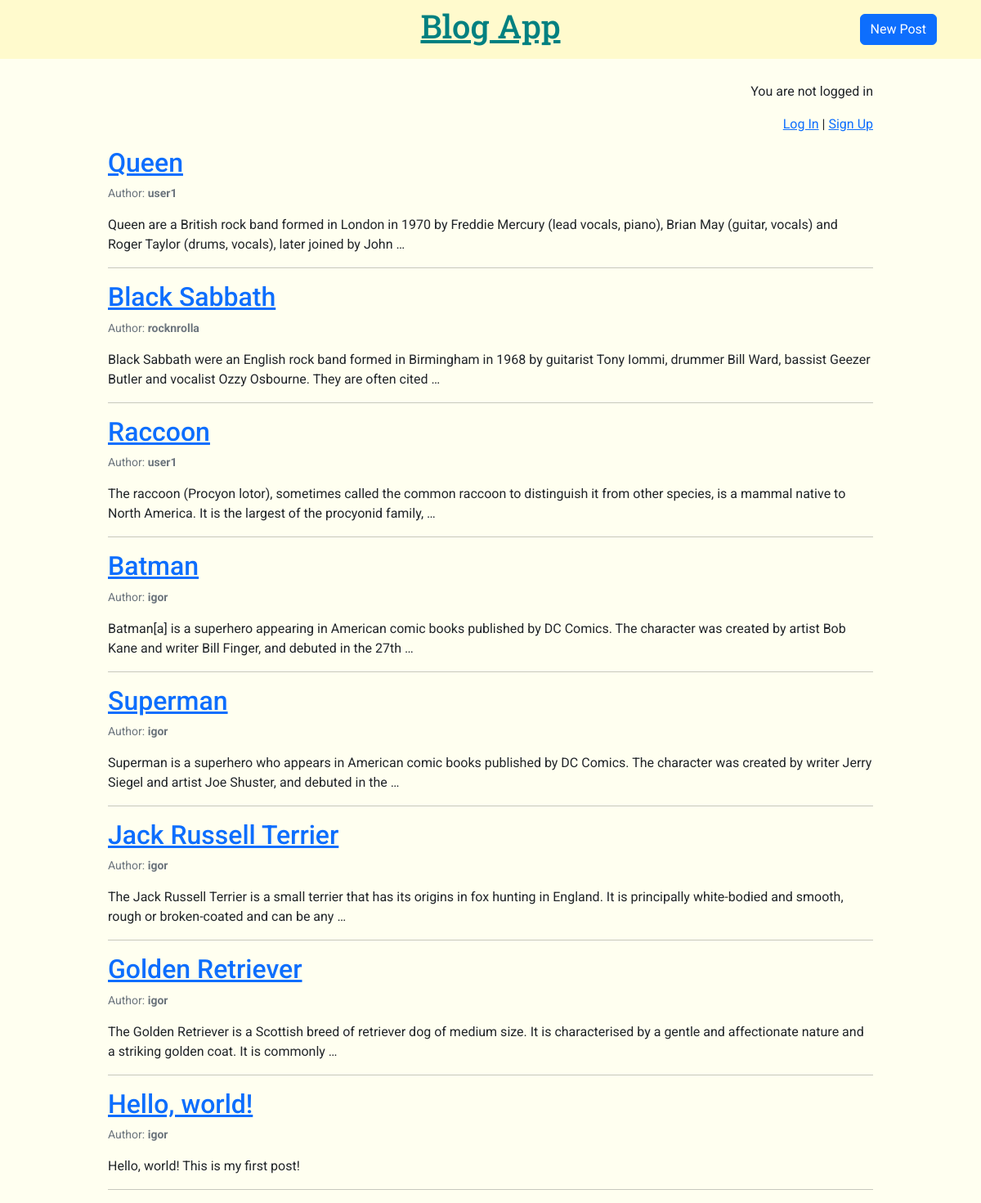
The page /blog_app/ on the database as committed earlier.
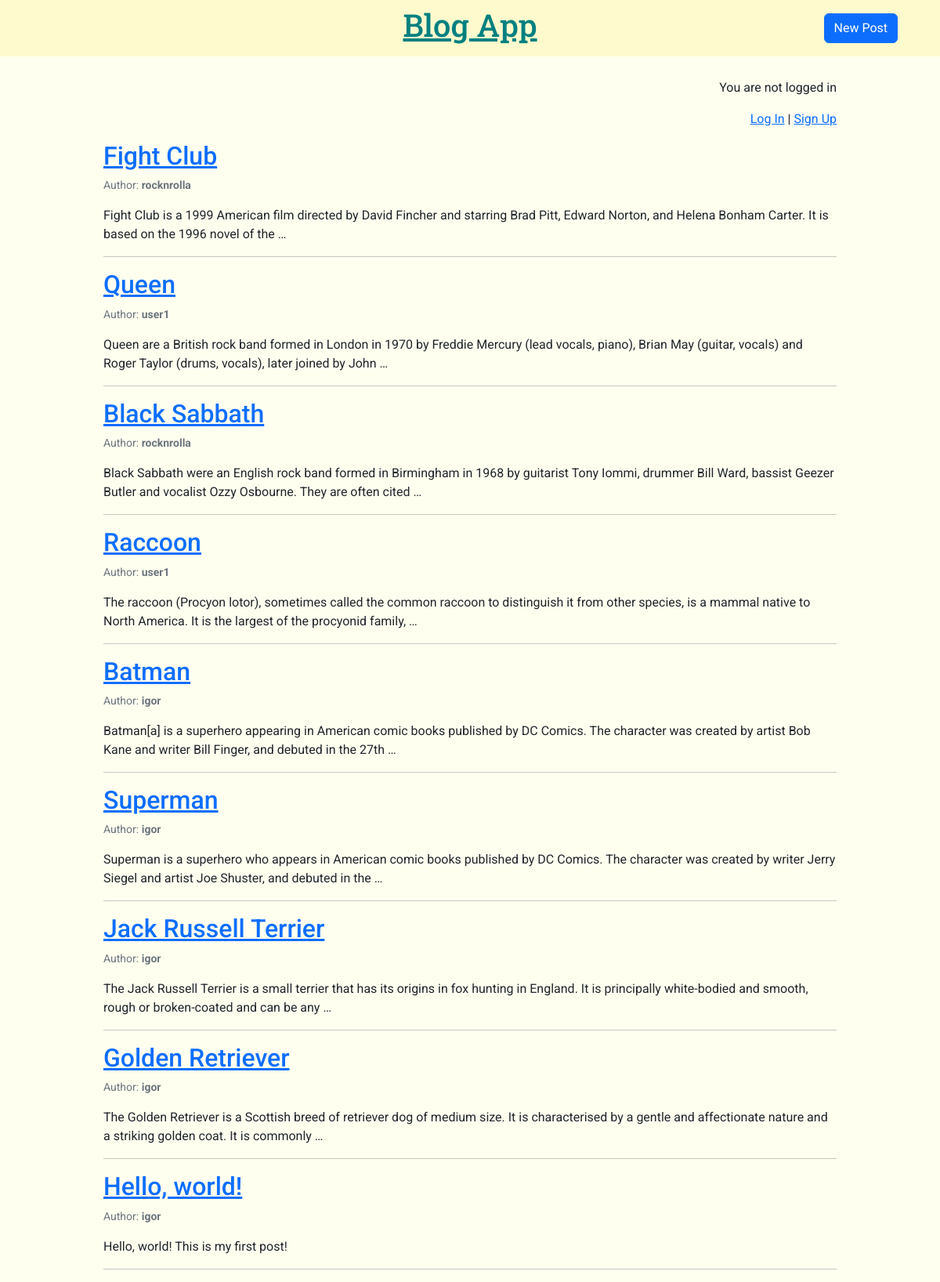
The same page on the database as committed later.
### blog_app/models.py (models this page shows, shortened)
class Post(models.Model):
	title = models.CharField(max_length=200)
	author = models.ForeignKey("auth.user", on_delete=models.CASCADE) # many-to-one relationship
	date = models.DateTimeField(auto_now_add=True)
	text = models.TextField()
	img = models.ImageField(upload_to="images/", blank=True)
	slug = models.SlugField(unique=True, max_length=100, null=False, default="")
	tags = TaggableManager()

### blog_app/views.py (the view)
# urls.py: path("", views.BlogListView.as_view(), name="index"),
class BlogListView(ListView):
	model = Post
	template_name = "blog_app/index.html"
	ordering = ["-date"] # sort by date in descending order (new posts on top)

### blog_app/templates/blog_app/index.html
{% extends "blog_app/base.html" %}
{% block content %}
<div class="container my-container">
{% for post in post_list %}
	<h2><a href="{% url 'post_detail' post.pk %}">{{ post.title }}</a></h2>
	<p class="text-secondary small">Author: <b>{{ post.author }}</b></p>
	<p>{{ post.text|truncatewords:30 }}</p>
	<hr>
{% empty %}
	<p>No posts yet</p>
{% endfor %}
</div>
{% endblock content %}

Rows that differ between the two databases and show on the page:
added Post: title "Fight Club", author "rocknrolla", text "Fight Club is a 1999 American film directed by David Fincher and starring Brad Pitt, Edward Norton, and Helena Bonham Carter. It is based on the 1996 novel of the …"
